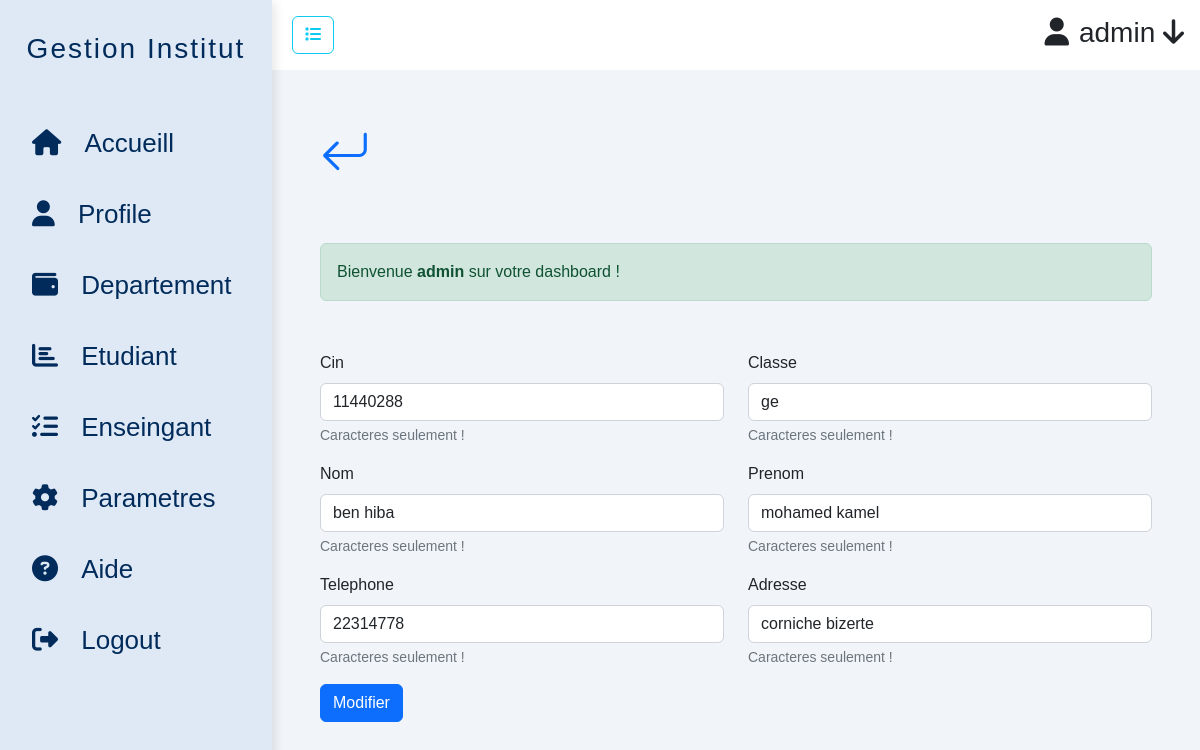
Page /iset/etudiant/editetudiant.php?id=6 (signed in) on the committed database.
### tables this page shows
CREATE TABLE IF NOT EXISTS `etudiant` (
  `id` int(11) NOT NULL AUTO_INCREMENT,
  `cin` int(8) NOT NULL,
  `prenom` varchar(50) NOT NULL,
  `nom` varchar(50) NOT NULL,
  `classe` varchar(30) NOT NULL,
  `adresse` varchar(100) NOT NULL,
  `tel` int(8) NOT NULL,
  `id_dep` int(11) NOT NULL DEFAULT '0',
  PRIMARY KEY (`id`)
);

### iset/etudiant/editetudiant.php (the view, shortened to what this page needs)
<!DOCTYPE html>
<html lang="en">
<head>
<link href="https://cdn.jsdelivr.net/npm/bootstrap@5.2.2/dist/css/bootstrap.min.css" rel="stylesheet"
integrity="sha384-Zenh87qX5JnK2Jl0vWa8Ck2rdkQ2Bzep5IDxbcnCeuOxjzrPF/et3URy9Bv1WTRi">
<link rel="stylesheet" href="https://cdn.jsdelivr.net/npm/bootstrap-icons@1.10.2/font/bootstrap-icons.css">
<link href="https://cdn.jsdelivr.net/npm/bootstrap@5.2.3/dist/css/bootstrap.min.css" rel="stylesheet">
    <link rel="stylesheet" href="style.css">
</head>
<body>
    <?php
        include "../../connexion db/db_connect.php";
        $id=$_GET['id'];
        $sql=$pdo->prepare("SELECT * FROM etudiant where id=?");
        $sql->execute([$id]);
        $etudiants =$sql->fetch();
    ?>
    <div class="sidebar">
        <div class="sidebar-title">
            <h3>Gestion Institut</h3>
        </div>
        <div class="sidebar-menu">
        <ul>
            <li><a href="../accueil/index.php">
                <i class="fas fa-home"></i>
                <span class="nav-item">Accueill</span>
            </a></li>
            <li><a href="../profile/index.php">
                <i class="fas fa-user"></i>
                <span class="nav-item">Profile</span>
            </a></li>
            <li><a href="../departement/index.php">
                <i class="fas fa-wallet"></i>
                <span class="nav-item">Departement</span>
            </a></li>
            <li><a href="">
                <i class="fas fa-chart-bar"></i>
                <span class="nav-item">Etudiant</span>
            </a></li>
            <li><a href="../enseignant/index.php">
                <i class="fas fa-tasks"></i>
                <span class="nav-item">Enseingant</span>
            </a></li>
            <li><a href="#">
                <i class="fas fa-cog"></i>
                <span class="nav-item">Parametres</span>
            </a></li>
            <li><a href="#">
                 <i class="fas fa-question-circle"></i>
                <span class="nav-item">Aide</span>
            </a></li>
            <li class="logout"><a href=../../authentification/logout/index.php>
                <i class="fas fa-sign-out-alt"></i>
                <span class="nav-item">Logout</span>
            </a></li>
        </ul>
        </div>
    </div>
    <div class="main-content">
            <div class="p-3 header_admin " style='background:#fff;'>
                <button class="btn btn-outline-info mx-1"  id="btn1"><i class="fa-solid fa-list"></i></button>
                <div class="float-end">
            <h3><span class="user"><i class="fa-solid fa-user"></i></span><?= $_SESSION['utilisateur']?> <span class="arrow"><i class="fa-solid fa-arrow-down"></i></span></h3>
            </div>
    </div>
        <div class="main p-5">
            <main>
            <div style='font-size :50px;'><a href="./index.php"><i class="bi bi-arrow-return-left"></i></a></div>
            <div class="alert alert-success "role="alert">
                 Bienvenue <strong><?= $_SESSION['utilisateur']?></strong> sur votre dashboard !
            </div>
            <form action="traitement.php" method="post">
                        <div class="row">
                            <div class="col">
                                <div class="mb-3">
                                    <label  class="form-label">Cin</label>
                                    <input type="text" class="form-control"   name="cin" value="<?=$etudiants['cin'] ?>">
                                    <div class="form-text">Caracteres seulement !</div>
                                </div>
                            </div>
                            <div class="col">
                                <div class="mb-3">
                                    <label  class="form-label">Classe</label>
                                    <input type="text" class="form-control"   name="classe" required value="<?=$etudiants['classe'] ?>">
                                    <div class="form-text">Caracteres seulement !</div>
                                </div>
                            </div>
                        </div>
                        <div class="row">
                            <div class="col">
                                <div class="mb-3">
                                    <label  class="form-label">Nom</label>
                                    <input type="text" class="form-control"   name="nom" required value="<?=$etudiants['nom'] ?>">
                                    <div class="form-text">Caracteres seulement !</div>
                                </div>
                            </div>
                            <div class="col">
                                <div class="mb-3">
                                    <label  class="form-label">Prenom</label>
                                    <input type="text" class="form-control"   name="prenom" required value="<?=$etudiants['prenom'] ?>">
                                    <div class="form-text">Caracteres seulement !</div>
                                </div>
                            </div>
                        </div>
                        <div class="row">
                            <div class="col">
                                <div class="mb-3">
                                    <label  class="form-label">Telephone</label>
                                    <input type="text" class="form-control"    name="tel" required value="<?=$etudiants['tel'] ?>">
                                    <div class="form-text">Caracteres seulement !</div>
                                </div>
                            </div>
                            <div class="col">
                                <div class="mb-3">
                                    <label  class="form-label">Adresse</label>
                                    <input type="text" class="form-control"   name="adresse" required value="<?=$etudiants['adresse'] ?>">
                                    <div class="form-text">Caracteres seulement !</div>
                                </div>
                            </div>
                        </div>
                        <div class="row">
                            <div class="col d-flex">
                                <button type="submit" name="update" class="btn btn-primary">Modifier</button>
                            </div>
                        </div>
                    </form>
        </div>
    </div>
</body>
</html>

### iset/etudiant/style.css (style rules this page uses)
* { box-sizing: border-box; margin: 0; padding: 0; list-style-type: none; font-family: 'Poppins',sans-serif; }
a { text-decoration: none; }
.sidebar { width:17rem; min-width: 17rem; position: fixed; height:100vh; box-shadow: 3px 3px 10px rgba(0,0,0,0.1); transition:all 0.4s; background: #DFE9F5; }
.sidebar-menu li { width: 100%; margin-bottom: 2rem; }
.sidebar-title h3 { text-align: center; margin-top: 1rem; color: #002B5B; font-family:Verdana, Geneva, Tahoma, sans-serif; letter-spacing: 2px; padding-bottom: 50px; padding-top: 1rem; }
.sidebar-menu a { color:#002B5B; font-family:Verdana, Geneva, Tahoma, sans-serif; font-size: 26px !important; text-align: center; }
.nav-item { padding-left: 1rem; }
.main-content { box-shadow: 2px 2px 5px rgba(0, 0, 0, 0.2); background: #f1f5f9; width: calc(100%-17rem); margin-left: 17rem; transition:all 0.4s; }
.main-content .user { padding-right: 10px; }
.main { width: calc(100%-17rem); }
.alert { margin-bottom:50px; margin-top:50px; }

### rows in the picture
etudiant: cin "11440288", classe "ge", nom "ben hiba", prenom "mohamed kamel", tel "22314778", adresse "corniche bizerte"

### other values in the picture
$_SESSION['utilisateur'] "admin"
